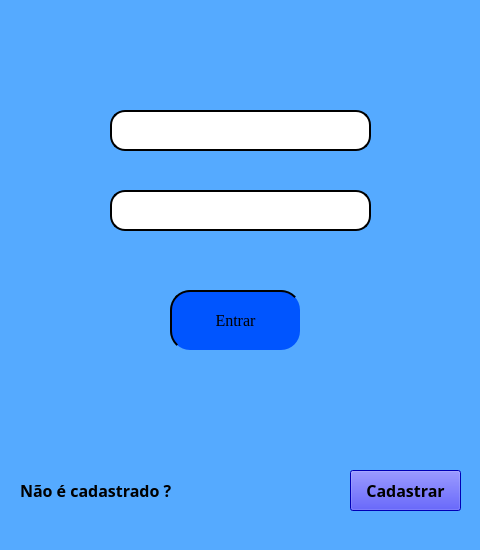
<?xml version="1.0" encoding="UTF-8"?>
<ui version="4.0">
 <class>MainWindow</class>
 <widget class="QMainWindow" name="MainWindow">
  <property name="geometry">
   <rect>
    <x>0</x>
    <y>0</y>
    <width>480</width>
    <height>550</height>
   </rect>
  </property>
  <property name="minimumSize">
   <size>
    <width>480</width>
    <height>550</height>
   </size>
  </property>
  <property name="maximumSize">
   <size>
    <width>480</width>
    <height>550</height>
   </size>
  </property>
  <property name="windowTitle">
   <string>tela de login</string>
  </property>
  <property name="styleSheet">
   <string notr="true">background-color: rgb(85, 170, 255);</string>
  </property>
  <widget class="QWidget" name="centralwidget">
   <widget class="QPushButton" name="pushButton">
    <property name="geometry">
     <rect>
      <x>170</x>
      <y>290</y>
      <width>131</width>
      <height>61</height>
     </rect>
    </property>
    <property name="font">
     <font>
      <family>Times New Roman</family>
      <pointsize>12</pointsize>
      <weight>50</weight>
      <italic>false</italic>
      <bold>false</bold>
     </font>
    </property>
    <property name="styleSheet">
     <string notr="true">background-color: rgb(0, 0, 127);
background-color: rgb(0, 85, 255);
font: 12pt &quot;Times New Roman&quot;;
border-style:outset;
border-width:2px;
border-radius:20px;</string>
    </property>
    <property name="text">
     <string>Entrar</string>
    </property>
   </widget>
   <widget class="QLineEdit" name="lineEdit">
    <property name="geometry">
     <rect>
      <x>110</x>
      <y>110</y>
      <width>261</width>
      <height>41</height>
     </rect>
    </property>
    <property name="styleSheet">
     <string notr="true">background-color: rgb(255, 255, 255);
font: 12pt &quot;Times New Roman&quot;;
border-style:outset;
border-width:2px;
border-radius:15px;</string>
    </property>
   </widget>
   <widget class="QLabel" name="label">
    <property name="geometry">
     <rect>
      <x>20</x>
      <y>470</y>
      <width>191</width>
      <height>41</height>
     </rect>
    </property>
    <property name="font">
     <font>
      <family>Arial Black</family>
      <pointsize>12</pointsize>
      <weight>75</weight>
      <bold>true</bold>
     </font>
    </property>
    <property name="text">
     <string>Não é cadastrado ?</string>
    </property>
   </widget>
   <widget class="QPushButton" name="pushButton_2">
    <property name="geometry">
     <rect>
      <x>350</x>
      <y>470</y>
      <width>111</width>
      <height>41</height>
     </rect>
    </property>
    <property name="font">
     <font>
      <family>Arial Black</family>
      <pointsize>12</pointsize>
      <weight>75</weight>
      <bold>true</bold>
     </font>
    </property>
    <property name="styleSheet">
     <string notr="true">background-color: rgb(0, 0, 255);</string>
    </property>
    <property name="text">
     <string>Cadastrar</string>
    </property>
   </widget>
   <widget class="QLineEdit" name="lineEdit_3">
    <property name="geometry">
     <rect>
      <x>110</x>
      <y>190</y>
      <width>261</width>
      <height>41</height>
     </rect>
    </property>
    <property name="styleSheet">
     <string notr="true">background-color: rgb(255, 255, 255);
font: 12pt &quot;Times New Roman&quot;;
border-style:outset;
border-width:2px;
border-radius:15px;</string>
    </property>
   </widget>
   <widget class="QLabel" name="label_2">
    <property name="geometry">
     <rect>
      <x>70</x>
      <y>110</y>
      <width>47</width>
      <height>41</height>
     </rect>
    </property>
    <property name="text">
     <string/>
    </property>
    <property name="pixmap">
     <pixmap>login.png</pixmap>
    </property>
   </widget>
   <widget class="QLabel" name="label_3">
    <property name="geometry">
     <rect>
      <x>70</x>
      <y>190</y>
      <width>47</width>
      <height>41</height>
     </rect>
    </property>
    <property name="text">
     <string/>
    </property>
    <property name="pixmap">
     <pixmap>padlock.png</pixmap>
    </property>
   </widget>
   <widget class="QLabel" name="label_4">
    <property name="geometry">
     <rect>
      <x>86</x>
      <y>243</y>
      <width>331</width>
      <height>21</height>
     </rect>
    </property>
    <property name="font">
     <font>
      <family>Times New Roman</family>
      <pointsize>13</pointsize>
     </font>
    </property>
    <property name="styleSheet">
     <string notr="true">color: rgb(255, 255, 0);</string>
    </property>
    <property name="text">
     <string/>
    </property>
   </widget>
   <zorder>label_3</zorder>
   <zorder>label_2</zorder>
   <zorder>pushButton</zorder>
   <zorder>lineEdit</zorder>
   <zorder>label</zorder>
   <zorder>pushButton_2</zorder>
   <zorder>lineEdit_3</zorder>
   <zorder>label_4</zorder>
  </widget>
  <widget class="QMenuBar" name="menubar">
   <property name="geometry">
    <rect>
     <x>0</x>
     <y>0</y>
     <width>480</width>
     <height>21</height>
    </rect>
   </property>
  </widget>
  <widget class="QStatusBar" name="statusbar"/>
 </widget>
 <resources/>
 <connections/>
</ui>
